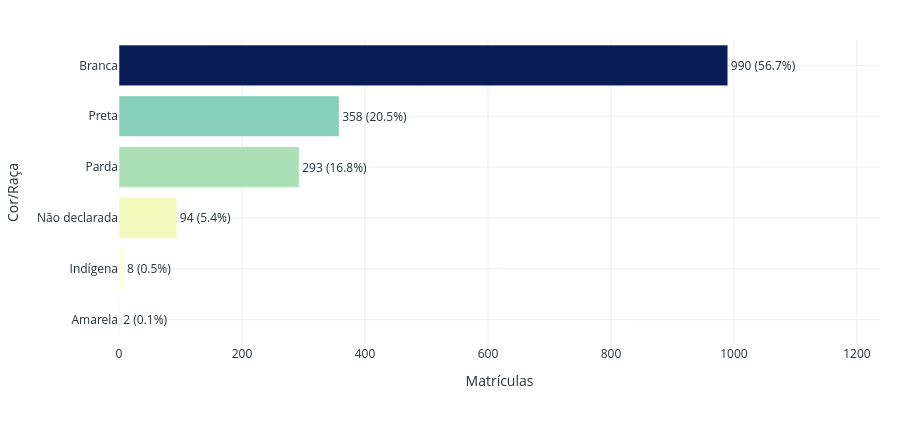

Notebook source saved alongside this figure:
### Markdown cell above
#### Gráficos 16 a 18 — Distribuições gerais

### Code cell
raca_df = df["Cor / Raça"].value_counts().reset_index()
raca_df.columns = ["Cor/Raça", "Qtd"]
raca_df["Percentual"] = raca_df["Qtd"] / raca_df["Qtd"].sum() * 100
raca_df["Texto"] = raca_df.apply(
    lambda linha: f"{int(linha['Qtd'])} ({linha['Percentual']:.1f}%)",
    axis=1,
)

fig_g16 = px.bar(
    raca_df.sort_values("Qtd"),
    x="Qtd",
    y="Cor/Raça",
    orientation="h",
    color="Qtd",
    color_continuous_scale="YlGnBu",
    text="Texto",
    labels={"Qtd": "Matrículas"},
)
fig_g16.update_traces(textposition="outside", cliponaxis=False)
fig_g16.update_xaxes(range=[0, raca_df["Qtd"].max() * 1.25])
fig_g16.update_layout(coloraxis_showscale=False)
aplicar_layout_light(fig_g16, altura=430)
fig_g16.show()

raca_df.head()

### Figure 1 — Plotly figure (JSON) as saved in the notebook; plotly's stock layout.template omitted (floating-point values rounded to 4 significant figures)
{"data": [{"cliponaxis": false, "hovertemplate": "Matrículas=%{marker.color}<br>Cor/Raça=%{y}<br>Texto=%{text}<extra></extra>", "legendgroup": "", "marker": {"color": [2, 8, 94, 293, 358, 990], "coloraxis": "coloraxis", "pattern": {"shape": ""}}, "name": "", "orientation": "h", "showlegend": false, "text": ["2 (0.1%)", "8 (0.5%)", "94 (5.4%)", "293 (16.8%)", "358 (20.5%)", "990 (56.7%)"], "textposition": "outside", "type": "bar", "x": [2, 8, 94, 293, 358, 990], "xaxis": "x", "y": ["Amarela", "Indígena", "Não declarada", "Parda", "Preta", "Branca"], "yaxis": "y"}], "layout": {"barmode": "relative", "coloraxis": {"colorbar": {"title": {"text": "Matrículas"}}, "colorscale": [[0, "rgb(255,255,217)"], [0.125, "rgb(237,248,177)"], [0.25, "rgb(199,233,180)"], [0.375, "rgb(127,205,187)"], [0.5, "rgb(65,182,196)"], [0.625, "rgb(29,145,192)"], [0.75, "rgb(34,94,168)"], [0.875, "rgb(37,52,148)"], [1, "rgb(8,29,88)"]], "showscale": false}, "font": {"color": "#263238"}, "height": 430, "legend": {"orientation": "h", "title": {"text": ""}, "tracegroupgap": 0, "x": 0.5, "xanchor": "center", "y": -0.2, "yanchor": "top"}, "margin": {"b": 85, "l": 20, "r": 20, "t": 40}, "paper_bgcolor": "white", "plot_bgcolor": "white", "title": {"text": ""}, "xaxis": {"anchor": "y", "domain": [0, 1], "gridcolor": "#ECEFF1", "range": [0, 1238.0], "showgrid": true, "title": {"text": "Matrículas"}, "zeroline": false}, "yaxis": {"anchor": "x", "domain": [0, 1], "gridcolor": "#ECEFF1", "showgrid": true, "title": {"text": "Cor/Raça"}, "zeroline": false}}}
